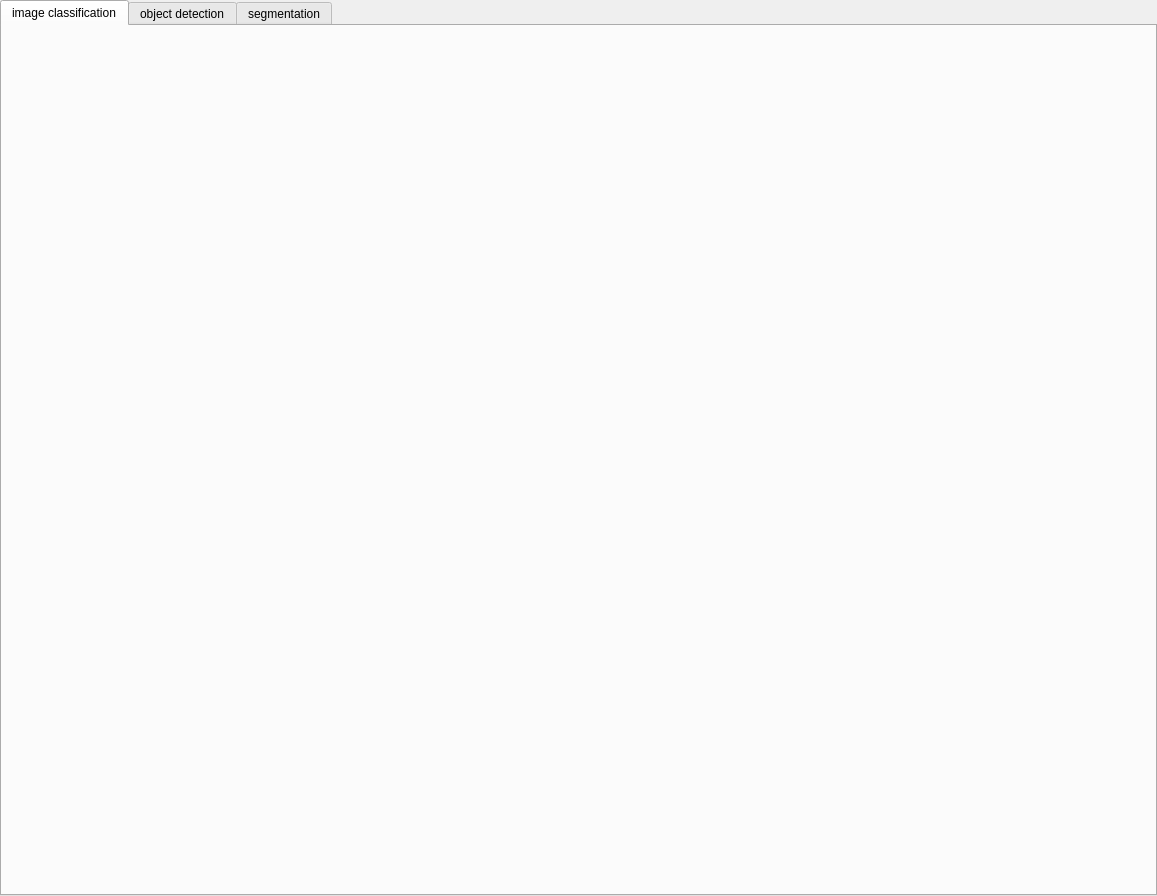
<?xml version="1.0" encoding="UTF-8"?>
<ui version="4.0">
 <class>A</class>
 <widget class="QTabWidget" name="A">
  <property name="geometry">
   <rect>
    <x>0</x>
    <y>0</y>
    <width>1157</width>
    <height>896</height>
   </rect>
  </property>
  <property name="windowTitle">
   <string>TabWidget</string>
  </property>
  <property name="currentIndex">
   <number>0</number>
  </property>
  <widget class="QWidget" name="tab">
   <attribute name="title">
    <string>image classification</string>
   </attribute>
  </widget>
  <widget class="QWidget" name="tab_2">
   <attribute name="title">
    <string>object detection</string>
   </attribute>
  </widget>
  <widget class="QWidget" name="tab_3">
   <attribute name="title">
    <string>segmentation</string>
   </attribute>
  </widget>
 </widget>
 <resources/>
 <connections/>
</ui>
